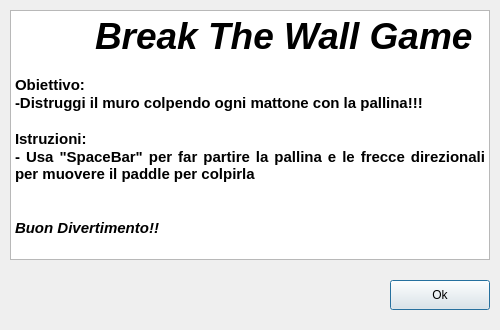
<?xml version="1.0" encoding="UTF-8"?>
<ui version="4.0">
 <class>Istructions</class>
 <widget class="QDialog" name="Istructions">
  <property name="geometry">
   <rect>
    <x>0</x>
    <y>0</y>
    <width>500</width>
    <height>330</height>
   </rect>
  </property>
  <property name="windowTitle">
   <string>Dialog</string>
  </property>
  <widget class="QPushButton" name="pushButton">
   <property name="geometry">
    <rect>
     <x>390</x>
     <y>280</y>
     <width>100</width>
     <height>30</height>
    </rect>
   </property>
   <property name="text">
    <string>Ok</string>
   </property>
  </widget>
  <widget class="QTextBrowser" name="textBrowser">
   <property name="geometry">
    <rect>
     <x>10</x>
     <y>10</y>
     <width>480</width>
     <height>250</height>
    </rect>
   </property>
   <property name="html">
    <string>&lt;!DOCTYPE HTML PUBLIC &quot;-//W3C//DTD HTML 4.0//EN&quot; &quot;http://www.w3.org/TR/REC-html40/strict.dtd&quot;&gt;
&lt;html&gt;&lt;head&gt;&lt;meta name=&quot;qrichtext&quot; content=&quot;1&quot; /&gt;&lt;style type=&quot;text/css&quot;&gt;
p, li { white-space: pre-wrap; }
&lt;/style&gt;&lt;/head&gt;&lt;body style=&quot; font-family:'Ubuntu'; font-size:11pt; font-weight:400; font-style:normal;&quot;&gt;
&lt;p align=&quot;justify&quot; style=&quot; margin-top:0px; margin-bottom:0px; margin-left:0px; margin-right:0px; -qt-block-indent:0; text-indent:0px;&quot;&gt;	&lt;span style=&quot; font-size:28pt; font-weight:600; font-style:italic;&quot;&gt;Break The Wall Game&lt;/span&gt;&lt;/p&gt;
&lt;p align=&quot;justify&quot; style=&quot;-qt-paragraph-type:empty; margin-top:0px; margin-bottom:0px; margin-left:0px; margin-right:0px; -qt-block-indent:0; text-indent:0px; font-weight:600;&quot;&gt;&lt;br /&gt;&lt;/p&gt;
&lt;p align=&quot;justify&quot; style=&quot; margin-top:0px; margin-bottom:0px; margin-left:0px; margin-right:0px; -qt-block-indent:0; text-indent:0px;&quot;&gt;&lt;span style=&quot; font-weight:600;&quot;&gt;Obiettivo:&lt;/span&gt;&lt;/p&gt;
&lt;p align=&quot;justify&quot; style=&quot; margin-top:0px; margin-bottom:0px; margin-left:0px; margin-right:0px; -qt-block-indent:0; text-indent:0px;&quot;&gt;&lt;span style=&quot; font-weight:600;&quot;&gt;-Distruggi il muro colpendo ogni mattone con la pallina!!!&lt;/span&gt;&lt;/p&gt;
&lt;p align=&quot;justify&quot; style=&quot;-qt-paragraph-type:empty; margin-top:0px; margin-bottom:0px; margin-left:0px; margin-right:0px; -qt-block-indent:0; text-indent:0px; font-weight:600;&quot;&gt;&lt;br /&gt;&lt;/p&gt;
&lt;p align=&quot;justify&quot; style=&quot; margin-top:0px; margin-bottom:0px; margin-left:0px; margin-right:0px; -qt-block-indent:0; text-indent:0px;&quot;&gt;&lt;span style=&quot; font-weight:600;&quot;&gt;Istruzioni:&lt;/span&gt;&lt;/p&gt;
&lt;p align=&quot;justify&quot; style=&quot; margin-top:0px; margin-bottom:0px; margin-left:0px; margin-right:0px; -qt-block-indent:0; text-indent:0px;&quot;&gt;&lt;span style=&quot; font-weight:600;&quot;&gt;- Usa &amp;quot;SpaceBar&amp;quot; per far partire la pallina e le frecce direzionali per muovere il paddle per colpirla&lt;/span&gt;&lt;/p&gt;
&lt;p align=&quot;justify&quot; style=&quot;-qt-paragraph-type:empty; margin-top:0px; margin-bottom:0px; margin-left:0px; margin-right:0px; -qt-block-indent:0; text-indent:0px; font-weight:600; font-style:italic;&quot;&gt;&lt;br /&gt;&lt;/p&gt;
&lt;p align=&quot;justify&quot; style=&quot;-qt-paragraph-type:empty; margin-top:0px; margin-bottom:0px; margin-left:0px; margin-right:0px; -qt-block-indent:0; text-indent:0px; font-weight:600; font-style:italic;&quot;&gt;&lt;br /&gt;&lt;/p&gt;
&lt;p align=&quot;justify&quot; style=&quot; margin-top:0px; margin-bottom:0px; margin-left:0px; margin-right:0px; -qt-block-indent:0; text-indent:0px;&quot;&gt;&lt;span style=&quot; font-weight:600; font-style:italic;&quot;&gt;Buon Divertimento!!&lt;/span&gt;&lt;/p&gt;&lt;/body&gt;&lt;/html&gt;</string>
   </property>
  </widget>
 </widget>
 <resources/>
 <connections/>
</ui>
